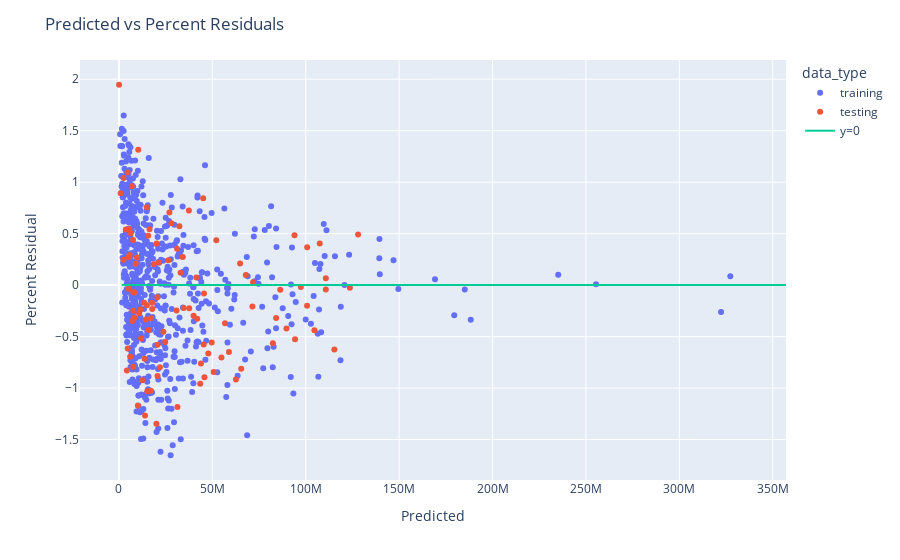

Notebook code for this chart:
### Code cell
# create a dataframe with testing and training combined and then a column for whether it is testing or training
results_df['residual'] = results_df['actual'] - results_df['predicted']

combined_data = pd.concat([training_data, results_df])
combined_data['data_type'] = ['training'] * len(training_data) + ['testing'] * len(results_df)

# residuals as a percent difference of opening weekend
combined_data['percent_residual'] = (combined_data['actual'] - combined_data['predicted']) / (
    (combined_data['actual'] + combined_data['predicted']) / 2
)
fig = px.scatter(combined_data, x='predicted', y='percent_residual', color='data_type', hover_name='title')
fig.add_trace(go.Scatter(x=combined_data['actual'], y=[0]*len(combined_data), mode='lines', name='y=0'))
fig.update_layout(title='Predicted vs Percent Residuals', xaxis_title='Predicted', yaxis_title='Percent Residual')

### Figure 1 — Plotly figure (JSON) as saved in the notebook; plotly's stock layout.template omitted (floating-point values rounded to 4 significant figures; data arrays with more than 128 entries replaced by an {"elided": "..."} marker saying what was removed)
{"data": [{"hovertemplate": "<b>%{hovertext}</b><br><br>data_type=training<br>predicted=%{x}<br>percent_residual=%{y}<extra></extra>", "hovertext": {"elided": "677 str values"}, "legendgroup": "training", "marker": {"color": "#636efa", "symbol": "circle"}, "mode": "markers", "name": "training", "orientation": "v", "showlegend": true, "type": "scatter", "x": {"elided": "677 float values"}, "xaxis": "x", "y": {"elided": "677 float values"}, "yaxis": "y"}, {"hovertemplate": "<b>%{hovertext}</b><br><br>data_type=testing<br>predicted=%{x}<br>percent_residual=%{y}<extra></extra>", "hovertext": ["M3GAN", "80 for Brady", "Knock at the Cabin", "Ant-Man and the Wasp: Quantumania", "Jesus Revolution", "Creed III", "Operation Fortune: Ruse de guerre", "Scream VI", "65", "Shazam! Fury of the Gods", "John Wick: Chapter 4", "Dungeons & Dragons: Honor Among Thieves", "His Only Son", "The Super Mario Bros. Movie", "Renfield", "The Pope’s Exorcist", "Beau is Afraid", "Big George Foreman: The Miraculous Story of the Once and Future Heavyweight Champion of the World", "Are You There God? It’s Me, Margaret", "Guardians of the Galaxy Vol 3", "Fast X", "The Little Mermaid", "The Machine", "Spider-Man: Across the Spider-Verse", "Transformers: Rise of the Beasts", "The Flash", "Elemental", "No Hard Feelings", "Ruby Gillman, Teenage Kraken", "Indiana Jones and the Dial of Destiny", "Sound of Freedom", "Insidious: The Red Door", "Oppenheimer", "Barbie", "Talk To Me", "Haunted Mansion", "Teenage Mutant Ninja Turtles: Mutant Mayhem", "Meg 2: The Trench", "The Last Voyage of the Demeter", "Blue Beetle", "Strays", "Dumb Money", "Expend4bles", "The Creator", "Saw X", "PAW Patrol: The Mighty Movie", "The Exorcist: Believer", "Killers of the Flower Moon", "Priscilla", "Five Nights at Freddy’s", "Journey to Bethlehem", "The Marvels", "Next Goal Wins", "The Hunger Games: The Ballad of Songbirds & Snakes", "Thanksgiving", "Trolls Band Together", "Wish", "Napoleon", "Godzilla Minus One (ゴジラ最新作)", "American Fiction", "Wonka", "Migration", "The Iron Claw", "Aquaman and the Lost Kingdom", "Anyone But You", "Ferrari", "Mean Girls", "Argylle", "Madame Web", "Dune: Part Two", "Kung Fu Panda 4", "Imaginary", "Cabrini", "Arthur the King", "Ghostbusters: Frozen Empire", "Godzilla x Kong: The New Empire", "Civil War", "Abigail", "Challengers", "Unsung Hero", "The Fall Guy", "Tarot", "Kingdom of the Planet of the Apes", "IF", "The Strangers: Chapter 1", "Furiosa: A Mad Max Saga", "The Garfield Movie", "The Watchers", "Bad Boys: Ride or Die", "Inside Out 2", "A Quiet Place: Day One", "Horizon: An American Saga Chapter 1", "Despicable Me 4", "Sound of Hope: The Story of Possum Trot", "Fly Me to the Moon", "Twisters", "Deadpool & Wolverine", "Harold and the Purple Crayon", "It Ends With Us", "Alien: Romulus", "The Crow", "Reagan", "Beetlejuice Beetlejuice", "Speak No Evil"], "legendgroup": "testing", "marker": {"color": "#EF553B", "symbol": "circle"}, "mode": "markers", "name": "testing", "orientation": "v", "showlegend": true, "type": "scatter", "x": [20200000.0, 9687000.0, 17840000.0, 110800000.0, 4650000.0, 32370000.0, 13980000.0, 31130000.0, 14980000.0, 41910000.0, 71810000.0, 33010000.0, 75020.0, 100800000.0, 20690000.0, 11440000.0, 10160000.0, 6053000.0, 5138000.0, 110800000.0, 104700000.0, 97380000.0, 5184000.0, 123700000.0, 84160000.0, 94300000.0, 39970000.0, 17800000.0, 17110000.0, 115300000.0, 6902000.0, 14890000.0, 100700000.0, 107500000.0, 6235000.0, 30860000.0, 49670000.0, 37620000.0, 13750000.0, 45370000.0, 10850000.0, 7689000.0, 31320000.0, 24810000.0, 20600000.0, 18550000.0, 21270000.0, 62640000.0, 7165000.0, 37440000.0, 919900.0, 82430000.0, 4729000.0, 41440000.0, 16060000.0, 58920000.0, 43910000.0, 50710000.0, 20740000.0, 4248000.0, 56780000.0, 17220000.0, 15200000.0, 65470000.0, 7703000.0, 20080000.0, 16400000.0, 45770000.0, 43500000.0, 86360000.0, 71480000.0, 5672000.0, 7673000.0, 5689000.0, 34190000.0, 64870000.0, 15680000.0, 14420000.0, 23820000.0, 2443000.0, 34650000.0, 3736000.0, 89690000.0, 26480000.0, 7566000.0, 54870000.0, 47850000.0, 11890000.0, 27030000.0, 93980000.0, 28090000.0, 8967000.0, 67920000.0, 2403000.0, 21920000.0, 52140000.0, 128000000.0, 8272000.0, 10350000.0, 45540000.0, 12640000.0, 8223000.0, 45100000.0, 13520000.0], "xaxis": "x", "y": [0.404, 0.2693, -0.2322, -0.04301, 1.094, 0.573, -1.266, 0.3523, -0.1945, -0.3277, 0.02764, 0.1195, 1.946, 0.3689, -0.8822, -0.2379, -1.17, -0.6967, 0.2696, 0.06664, -0.4387, -0.01869, -0.03604, -0.02447, -0.3184, -0.5257, -0.298, -0.1705, -1.027, -0.6257, 0.9614, 0.7566, -0.1996, 0.4046, 0.5036, -0.2467, -0.5578, -0.2253, -0.7153, -0.5779, -0.2724, -0.7923, -1.183, -0.5519, -0.1179, 0.2038, 0.2191, -0.9171, -0.3482, 0.7248, 0.8918, -0.5651, -0.6166, 0.07351, -0.4366, -0.6503, -0.7612, -0.843, -0.5796, -0.8304, -0.3712, -0.321, -1.03, -0.8112, -0.2485, -1.346, 0.5432, -0.8949, -0.9574, -0.04571, -0.2083, 0.5443, -0.06802, 0.2919, 0.2732, 0.2089, 0.4783, -0.3335, -0.4538, 1.039, -0.2214, 0.5405, -0.4225, 0.2406, 0.4393, -0.7032, -0.6636, -0.5176, 0.7062, 0.4853, 0.6007, 0.2084, 0.09916, 0.2466, -0.7972, 0.4366, 0.4913, -0.3179, 1.314, -0.08079, -0.9248, -0.07207, 0.8443, -0.17], "yaxis": "y"}, {"mode": "lines", "name": "y=0", "type": "scatter", "x": {"elided": "781 int values"}, "y": {"elided": "781 int values"}}], "layout": {"legend": {"title": {"text": "data_type"}, "tracegroupgap": 0}, "margin": {"t": 60}, "title": {"text": "Predicted vs Percent Residuals"}, "xaxis": {"anchor": "y", "domain": [0, 1], "title": {"text": "Predicted"}}, "yaxis": {"anchor": "x", "domain": [0, 1], "title": {"text": "Percent Residual"}}}}
